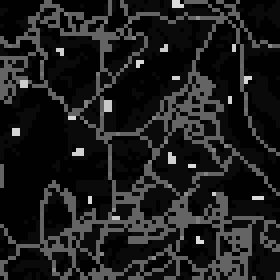
#> input picture installer_and_instances/map.tiff, 70 x 70 px (shown 4 times larger)
$ python input_data.py
#> lines starting #> are read from the running program, lines starting #| are printed output that depends on the picture
from PIL import Image
import numpy as np

# ################################ INPUT DATA #################################

tif_image = Image.open("map.tiff")
#> tif_image is the input picture: PIL image 70x70 F; min 1, max 220, mean 29.9
tif_matrix = np.array(tif_image)

# instance_name = "instance_70x70"

instance_name = "instance_40x40"
tif_matrix = tif_matrix[0:40, 0:40]
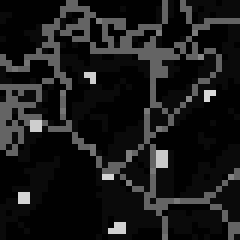
#> tif_matrix: shape (40, 40) float32 (shown 6 times larger); min 1, max 216, mean 26.2

# print(tif_matrix)


# return the type of a cell as a function of its value
def cell_type(v):
    v = int(v)
    if v == 1:
        return "habitat"
    if v == 10:
        return "field"
    if v == 100:
        return "road"
    if 100 < v < 200:
        return "wildlife crossing"
    if 200 < v:
        return "land acquisition"
    raise ValueError(f"Unknown cell value '{v}'")


# return the option_id of a cell as a function of its value
def cell_option_id(v):
    v = int(v)
    if 100 < v < 200:
        return str(v)
    if 200 < v:
        return str(v)
    return None


colors = {
    "habitat": (64, 192, 64),
    "field": (192, 255, 0),
    "road": (255, 128, 0),
    "wildlife crossing": (64, 128, 255),
    "land acquisition": (192, 128, 192),
}
quality_map = {
    "habitat": 1,
    "field": 0,
    "road": 0,
    "wildlife crossing": 0,
    "land acquisition": 0,
}
probability_map = {
    "habitat": 1,
    "field": 0.98,
    "road": 0.8,
    "wildlife crossing": 0.8,
    "land acquisition": 0.98,
}
quality_gain_map = {"wildlife crossing": 0, "land acquisition": 1}
improved_probability_map = {"wildlife crossing": 0.95, "land acquisition": 0.995}
cell_cost = {"wildlife crossing": 1, "land acquisition": 0.2}
